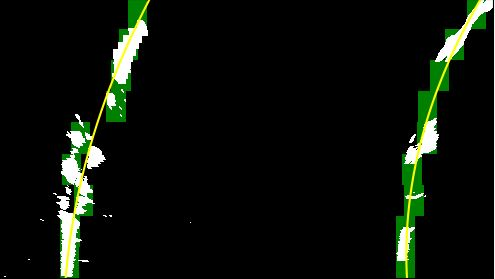
#> input picture Project2_AdvancedFindLanes/writeup_images/findCentroid.JPG, 495 x 279 px
$ python -i ald.py   (imports and definitions only)   (older library calls are emulated)
#> lines starting #> are read from the running program, lines starting #| are printed output that depends on the picture; after the words box and inside, x2 and y2 are one past the last pixel; in counts of white or black regions, pixels touching at a corner belong together
# PROJECT 2 - ADVANCED LANE DETECTION
# AUTHOR - TOMAS MAWYIN
# This file contains help functions required for the main pipeline

import numpy as np
import matplotlib.image as mpimg
import matplotlib.pyplot as plt
import cv2

### ---------- CAMERA CALIBRATION ---------- ###
# This function is used to find corners in a list of images. We will use this to calibrate camera
# Parameters:
	# files is the list of images to be used for calibration
	# nx is the number of inside corners in x
	# ny us the number of inside corners in y
# [46 lines left out: functions find_corners, undistort_image, not called in this run]


### ---------- COLOR SPACES AND GRADIENTS ---------- ###
# This function computes the Sobel operator (gradient) in x or y dimensions and returns a binary_image with threshold applied
# Parameters:
	# img is the image layered (either gray scale, HLS-channels or HSV-channels)
	# orient is the orientation required for the Sobel operator
	# sobel_kernel is the kernel parameter
	# thresh is a tuple with the min and max thresholds respectively
def abs_sobel_thresh(img, orient='x', sobel_kernel=3, thresh=(0, 255)):
    # Sanity check: if image is not layered, i.e. has RGB values) then convert to gray
    if len(img.shape) > 2:
    	img = cv2.cvtColor(img, cv2.COLOR_RGB2GRAY)

    # Take the derivative in x or y given orient = 'x' or 'y'
    if orient == 'x':
        sobel = cv2.Sobel(img, cv2.CV_64F, 1, 0, ksize=sobel_kernel)
    if orient == 'y':
        sobel = cv2.Sobel(img, cv2.CV_64F, 0, 1, ksize=sobel_kernel)

    # Take the absolute value of the derivative or gradient
    abs_sobel = np.absolute(sobel)
    # Scale to 8-bit (0 - 255) then convert to type = np.uint8
    scaled_sobel = np.uint8(255*abs_sobel/np.max(abs_sobel))
    # Create a mask of 1's where the scaled gradient magnitude is between threshold values
    binary_output = np.zeros_like(scaled_sobel)
    binary_output[(scaled_sobel >= thresh[0]) & (scaled_sobel <= thresh[1])] = 1
    # plt.imshow(binary_output, cmap='gray')
    # plt.show()

    return binary_output

# This function computes the Sobel magniture and returns a binary_image with threshold applied
# Parameters:
	# img is the image layered (either gray scale, HLS-channels or HSV-channels)
	# sobel_kernel is the kernel parameter
	# mag_thresh is a tuple with the min and max thresholds respectively
def mag_thresh(img, sobel_kernel=3, mag_thresh=(0, 255)):
    # Sanity check: if image is not layered, i.e. has RGB values) then convert to gray
    if len(img.shape) > 2:
    	img = cv2.cvtColor(img, cv2.COLOR_RGB2GRAY)
    # Take the gradient in x and y separately
    sobelx = cv2.Sobel(img, cv2.CV_64F, 1, 0, ksize=sobel_kernel)
    sobely = cv2.Sobel(img, cv2.CV_64F, 0, 1, ksize=sobel_kernel)
    # Calculate the magnitude
    sobelxy = np.sqrt(np.square(sobelx)+np.square(sobely))
    # Scale to 8-bit (0 - 255) and convert to type = np.uint8
    scaled_sobel = np.uint8(255*sobelxy/np.max(sobelxy))
    # Create a binary mask where mag thresholds are met
    binary_output = np.zeros_like(scaled_sobel)
    binary_output[(scaled_sobel >= mag_thresh[0]) & (scaled_sobel <= mag_thresh[1])] = 1

    return binary_output

# This function computes the Sobel direction and returns a binary_image with threshold applied
# Parameters:
	# img is the image layered (either gray scale, HLS-channels or HSV-channels)
	# sobel_kernel is the kernel parameter
	# dir_thresh is a tuple with the min and max thresholds respectively
def dir_threshold(img, sobel_kernel=3, dir_thresh=(0, np.pi/2)):
    # Sanity check: if image is not layered, i.e. has RGB values) then convert to gray
    if len(img.shape) > 2:
    	img = cv2.cvtColor(img, cv2.COLOR_RGB2GRAY)

    # Take the gradient in x and y separately
    sobelx = cv2.Sobel(img, cv2.CV_64F, 1, 0, ksize=sobel_kernel)
    sobely = cv2.Sobel(img, cv2.CV_64F, 0, 1, ksize=sobel_kernel)
    # Take the absolute value of the x and y gradients
    abs_sobelx = np.absolute(sobelx)
    abs_sobely = np.absolute(sobely)
    # Use np.arctan2(abs_sobely, abs_sobelx) to calculate the direction of the gradient
    dir_sobel = np.arctan2(abs_sobely, abs_sobelx)
    # Create a binary mask where direction thresholds are met
    binary_output = np.zeros_like(dir_sobel)
    binary_output[(dir_sobel >= dir_thresh[0]) & (dir_sobel <= dir_thresh[1])] = 1

    return binary_output

# This function computes the HLS selection and returns a binary_image with threshold applied
# Parameters:
	# img is the image layered (H, L, or S channel)
	# channel is the required channel to threshold
	# channel_thresh is a tuple with the min and max thresholds respectively
def hls_select(img, channel='s', channel_thresh=(0, 255)):
	# For regular channeled image, we just perform the thresholding
	binary_output = np.zeros_like(img)
	binary_output[(img >= channel_thresh[0]) & (img <= channel_thresh[1])] = 1

	# Sanity check: if image is not layered, i.e. has RGB values) then convert to HLS color space
	if len(img.shape) > 2:
		img = cv2.cvtColor(img, cv2.COLOR_RGB2HLS)
		# Check which channel was selected and applying threshold
		if channel == 'h':
			H = img[:,:,0]
			binary_output = np.zeros_like(H)
			binary_output[(H >= channel_thresh[0]) & (H <= channel_thresh[1])] = 1
		elif channel == 'l':
			L = img[:,:,1]
			binary_output = np.zeros_like(L)
			binary_output[(L >= channel_thresh[0]) & (L <= channel_thresh[1])] = 1
		else:
			S = img[:,:,2]
			binary_output = np.zeros_like(S)
			binary_output[(S >= channel_thresh[0]) & (S <= channel_thresh[1])] = 1

	# plt.imshow(binary_output, cmap = 'gray')
	# plt.show()

	return binary_output

# This function computes the HSV selection and returns a binary_image with threshold applied
# Parameters:
	# img is the image layered (H, S, or V channel)
	# channel is the required channel to threshold
	# channel_thresh is a tuple with the min and max thresholds respectively
# [23 lines left out: function hsv_select, not called in this run]

# This function computes the HSV selection and returns a binary_image with threshold applied
# Parameters:
	# img is the undistorted image to complete thresholding on
def threshold_find(img):
	# Parameter
	ksize = 15 # Choose a larger odd number to smooth gradient measurements

	# Sobel thresholds
	gradx_binary = abs_sobel_thresh(img, orient='x', sobel_kernel=ksize, thresh=(20, 110))
	grady_binary = abs_sobel_thresh(img, orient='y', sobel_kernel=ksize, thresh=(60, 110))
	mag_binary = mag_thresh(img, sobel_kernel=ksize, mag_thresh=(80, 200))
	dir_binary = dir_threshold(img, sobel_kernel=ksize, dir_thresh=(0.7,1.5))

	# Measuring yellow lines: This is based on the saturation and hue channels
	h_binary = hls_select(img,'h', channel_thresh=(10, 40))
	s_binary = hls_select(img,'s', channel_thresh=(110, 255))
	yellow_line = np.zeros_like(s_binary)
	yellow_line[(h_binary == 1)  & (s_binary == 1)] = 1

	# Measuring white lines: This is based on the lightness channel
	l_binary = hls_select(img,'l', channel_thresh=(200, 255))
	white_line = np.zeros_like(s_binary)
	white_line[(l_binary == 1) ] = 1

	# Now we can combine all the different thresholds:
	combined = np.zeros_like(gradx_binary)
	combined[((gradx_binary == 1) & (grady_binary == 1)) | ((mag_binary == 1) & (dir_binary == 1)) | ((yellow_line == 1) | (white_line == 1))] = 1

	return combined


### ---------- PERSPECTIVE TRANSFORM ---------- ###
# This function computes perspective transform and retuns a warped image
# Parameters:
	# img is the image to be warped
	# src are the source points from the image
	# dst are the destination points
# [381 lines left out: functions perspective_transform, find_lane_pixels, find_polynomial, fit_poly, search_around_poly, window_mask and 4 more, not called in this run]

>>> import cv2
>>> picture = cv2.cvtColor(cv2.imread('writeup_images/findCentroid.JPG'), cv2.COLOR_BGR2RGB)
>>> result = threshold_find(picture)
#> in threshold_find, `gradx_binary = abs_sobel_thresh(img, orient='x', sobel_kernel=ksize, t..`:
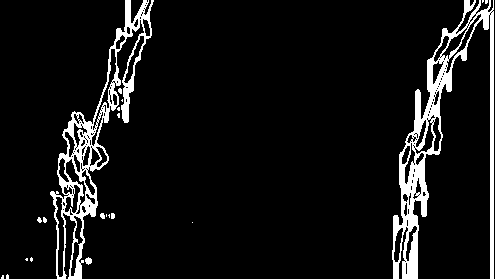
#> gradx_binary: shape (279, 495); values 0 (black) and 1 (white), 7.9% white; 20 white regions (14 under 20 px), largest, box (x1, y1, x2, y2) and area: (392, 0, 494, 279) 5989, (50, 0, 154, 279) 4663, (85, 257, 92, 265) 39, (100, 213, 105, 219) 24, (111, 213, 115, 219) 22, (37, 217, 42, 223) 20
#> call 2 of abs_sobel_thresh, with orient = 'y', sobel_kernel = 15, thresh = (60, 110)
#> in abs_sobel_thresh (call 2), `sobel = cv2.Sobel(img, cv2.CV_64F, 0, 1, ksize=sobel_kernel)`:
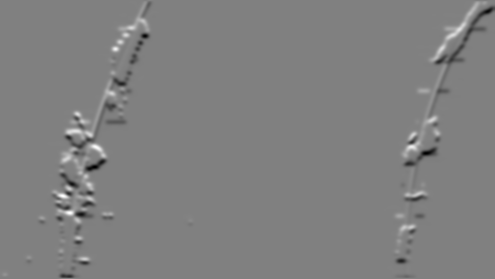
#> sobel: shape (279, 495) float64; min -6.67e+09, max 6.56e+09, mean -2791405.9; drawn with min black and max white
#> in threshold_find, `grady_binary = abs_sobel_thresh(img, orient='y', sobel_kernel=ksize, t..`: grady_binary: shape (279, 495); values 0 (black) and 1 (white), 1.8% white in thin lines or dots, all inside (x1, y1, x2, y2) = (54, 2, 495, 278)
#> in mag_thresh, `sobelxy = np.sqrt(np.square(sobelx)+np.square(sobely))`:
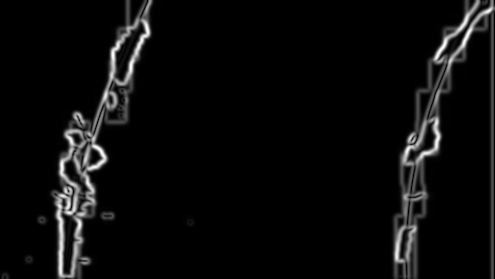
#> sobelxy: shape (279, 495) float64; min 0, max 7.12e+09, mean 317525099.6; drawn with min black and max white
#> in threshold_find, `mag_binary = mag_thresh(img, sobel_kernel=ksize, mag_thresh=(80, 200))`: mag_binary: shape (279, 495); values 0 (black) and 1 (white), 4.9% white; 8 white regions (2 under 20 px), largest, box (x1, y1, x2, y2) and area: (54, 0, 152, 279) 3736, (394, 0, 480, 277) 2053, (430, 0, 495, 116) 512, (492, 16, 493, 279) 263, (73, 112, 86, 127) 110, (124, 91, 128, 105) 33
#> in dir_threshold, `dir_sobel = np.arctan2(abs_sobely, abs_sobelx)`:
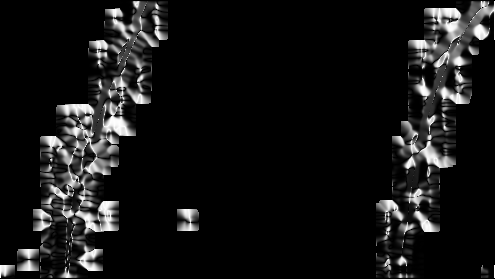
#> dir_sobel: shape (279, 495) float64; min 0, max 1.57, mean 0.133; drawn with min black and max white
#> in threshold_find, `dir_binary = dir_threshold(img, sobel_kernel=ksize, dir_thresh=(0.7,1...`: dir_binary: shape (279, 495) float64; values 0 (black) and 1 (white), 6.9% white; 172 white regions (114 under 20 px), largest, box (x1, y1, x2, y2) and area: (40, 136, 87, 200) 645, (424, 8, 465, 43) 559, (75, 201, 119, 234) 554
#> in hls_select, `img = cv2.cvtColor(img, cv2.COLOR_RGB2HLS)`: img: shape (279, 495, 3); mean of channels 0, 1, 2 11.4, 14.1, 39.7
#> in hls_select, `H = img[:,:,0]`:
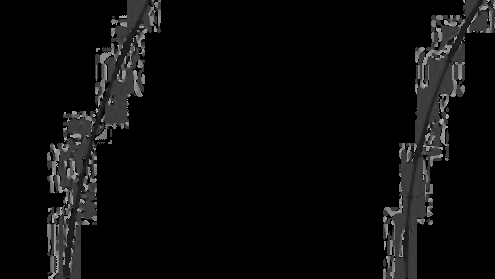
#> H: shape (279, 495); min 0, max 178, mean 11.4
#> in threshold_find, `h_binary = hls_select(img,'h', channel_thresh=(10, 40))`: h_binary: shape (279, 495); values 0 (black) and 1 (white), 2.3% white; 171 white regions (166 under 20 px), largest, box (x1, y1, x2, y2) and area: (63, 0, 152, 277) 1541, (400, 0, 483, 278) 1123, (66, 159, 70, 175) 26, (124, 56, 129, 68) 25, (71, 137, 78, 144) 23
#> in threshold_find, `s_binary = hls_select(img,'s', channel_thresh=(110, 255))`:
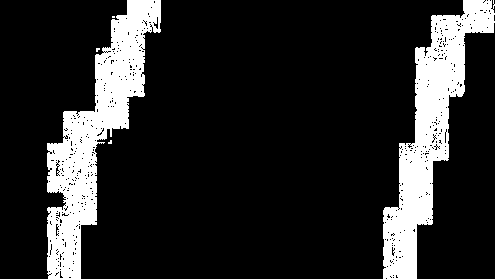
#> s_binary: shape (279, 495); values 0 (black) and 1 (white), 16.1% white; 5 white regions (3 under 20 px), largest, box (x1, y1, x2, y2) and area: (47, 0, 161, 279) 11469, (383, 0, 495, 279) 10771
#> in threshold_find, `l_binary = hls_select(img,'l', channel_thresh=(200, 255))`: l_binary: shape (279, 495); values 0 (black) and 1 (white), 3.9% white; 42 white regions (21 under 20 px), largest, box (x1, y1, x2, y2) and area: (114, 20, 148, 84) 683, (56, 196, 73, 276) 603, (61, 148, 82, 187) 442
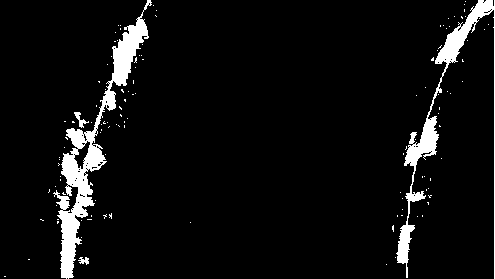
#> result: shape (279, 495); values 0 (black) and 1 (white), 5.9% white; 119 white regions (115 under 20 px), largest, box (x1, y1, x2, y2) and area: (53, 0, 152, 279) 4665, (396, 0, 495, 279) 3060, (74, 112, 89, 128) 82, (78, 257, 89, 265) 53

$ run again, on Project2_AdvancedFindLanes/writeup_images/hls.JPG
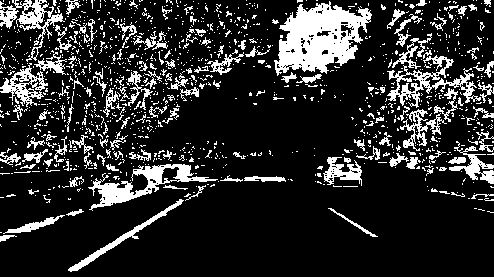
#> input picture Project2_AdvancedFindLanes/writeup_images/hls.JPG, 494 x 277 px
#> picture is the input picture: shape (277, 494, 3); min 0, max 255, mean 44.9
#> in threshold_find, `gradx_binary = abs_sobel_thresh(img, orient='x', sobel_kernel=ksize, t..`:
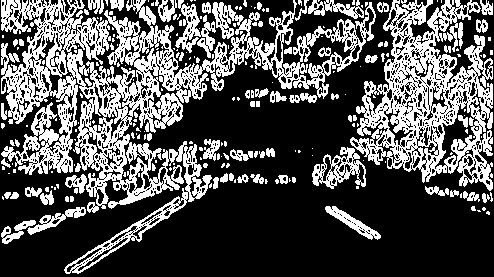
#> gradx_binary: shape (277, 494); values 0 (black) and 1 (white), 33.3% white; 241 white regions (164 under 20 px), largest, box (x1, y1, x2, y2) and area: (1, 0, 376, 274) 24829, (350, 0, 493, 191) 11834, (312, 147, 366, 189) 924
#> grady_binary: shape (277, 494); values 0 (black) and 1 (white), 12.5% white in thin lines or dots
#> mag_binary: shape (277, 494); values 0 (black) and 1 (white), 22.1% white; 302 white regions (139 under 20 px), largest, box (x1, y1, x2, y2) and area: (375, 7, 494, 176) 5112, (0, 0, 76, 107) 2475, (270, 0, 374, 89) 2104
#> dir_binary: shape (277, 494) float64; values 0 (black) and 1 (white), 41.3% white; 252 white regions (212 under 20 px), largest, box (x1, y1, x2, y2) and area: (1, 1, 327, 276) 31688, (241, 1, 493, 223) 19574, (321, 201, 391, 247) 1425
#> H: shape (277, 494); every value is 0
#> l_binary: shape (277, 494); values 0 (black) and 1 (white), 17.3% white; 1235 white regions (1096 under 20 px), largest, box (x1, y1, x2, y2) and area: (274, 1, 372, 76) 4206, (88, 164, 218, 211) 1669, (387, 55, 481, 108) 1350
#> `result = threshold_find(picture)`:
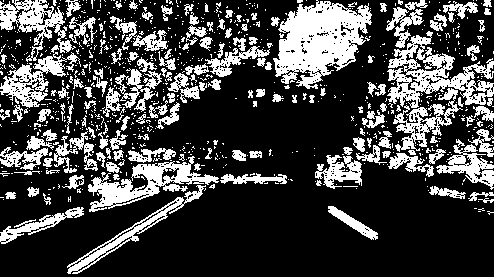
#> result: shape (277, 494); values 0 (black) and 1 (white), 26.7% white; 863 white regions (709 under 20 px), largest, box (x1, y1, x2, y2) and area: (273, 0, 372, 89) 5156, (387, 31, 494, 108) 3155, (88, 156, 219, 212) 2477
